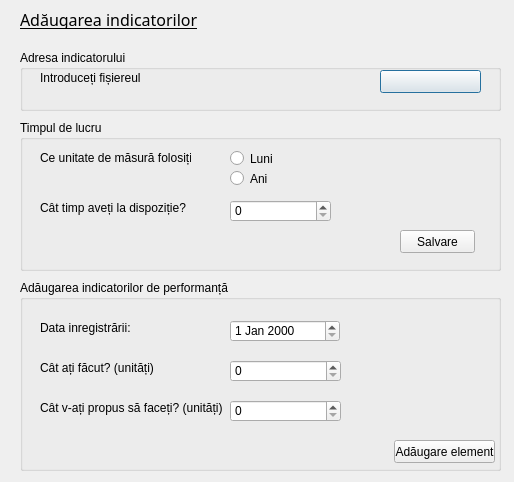
<?xml version="1.0" encoding="UTF-8"?>
<ui version="4.0">
 <class>Third_window</class>
 <widget class="QDialog" name="Third_window">
  <property name="geometry">
   <rect>
    <x>0</x>
    <y>0</y>
    <width>514</width>
    <height>482</height>
   </rect>
  </property>
  <property name="windowTitle">
   <string>Dialog</string>
  </property>
  <widget class="QLabel" name="main_title_lable">
   <property name="geometry">
    <rect>
     <x>20</x>
     <y>10</y>
     <width>193</width>
     <height>19</height>
    </rect>
   </property>
   <property name="font">
    <font>
     <family>Century Gothic</family>
     <pointsize>12</pointsize>
     <weight>50</weight>
     <bold>false</bold>
     <underline>true</underline>
    </font>
   </property>
   <property name="text">
    <string>Adăugarea indicatorilor</string>
   </property>
  </widget>
  <widget class="QGroupBox" name="name_box">
   <property name="geometry">
    <rect>
     <x>20</x>
     <y>50</y>
     <width>481</width>
     <height>61</height>
    </rect>
   </property>
   <property name="title">
    <string>Adresa indicatorului</string>
   </property>
   <widget class="QLabel" name="address_label">
    <property name="geometry">
     <rect>
      <x>20</x>
      <y>20</y>
      <width>341</width>
      <height>16</height>
     </rect>
    </property>
    <property name="text">
     <string>Introduceți fișiereul</string>
    </property>
   </widget>
   <widget class="QPushButton" name="address_button">
    <property name="geometry">
     <rect>
      <x>360</x>
      <y>20</y>
      <width>101</width>
      <height>23</height>
     </rect>
    </property>
    <property name="text">
     <string/>
    </property>
   </widget>
  </widget>
  <widget class="QGroupBox" name="add_box">
   <property name="geometry">
    <rect>
     <x>20</x>
     <y>280</y>
     <width>481</width>
     <height>191</height>
    </rect>
   </property>
   <property name="title">
    <string>Adăugarea indicatorilor de performanță</string>
   </property>
   <widget class="QLabel" name="time_set_lable">
    <property name="geometry">
     <rect>
      <x>20</x>
      <y>40</y>
      <width>91</width>
      <height>16</height>
     </rect>
    </property>
    <property name="text">
     <string>Data inregistrării:</string>
    </property>
   </widget>
   <widget class="QDateEdit" name="time_set_data">
    <property name="geometry">
     <rect>
      <x>210</x>
      <y>40</y>
      <width>110</width>
      <height>22</height>
     </rect>
    </property>
   </widget>
   <widget class="QLabel" name="progress_label">
    <property name="geometry">
     <rect>
      <x>20</x>
      <y>80</y>
      <width>191</width>
      <height>16</height>
     </rect>
    </property>
    <property name="text">
     <string>Cât ați făcut? (unități)</string>
    </property>
   </widget>
   <widget class="QPushButton" name="end_button_2">
    <property name="geometry">
     <rect>
      <x>374</x>
      <y>160</y>
      <width>101</width>
      <height>23</height>
     </rect>
    </property>
    <property name="text">
     <string>Adăugare element</string>
    </property>
   </widget>
   <widget class="QLabel" name="proposed_label">
    <property name="geometry">
     <rect>
      <x>20</x>
      <y>120</y>
      <width>191</width>
      <height>16</height>
     </rect>
    </property>
    <property name="text">
     <string>Cât v-ați propus să faceți? (unități)</string>
    </property>
   </widget>
   <widget class="QSpinBox" name="progress_spin">
    <property name="geometry">
     <rect>
      <x>210</x>
      <y>80</y>
      <width>111</width>
      <height>22</height>
     </rect>
    </property>
   </widget>
   <widget class="QSpinBox" name="proposed_spin">
    <property name="geometry">
     <rect>
      <x>210</x>
      <y>120</y>
      <width>111</width>
      <height>22</height>
     </rect>
    </property>
   </widget>
   <zorder>end_button_2</zorder>
   <zorder>time_set_lable</zorder>
   <zorder>time_set_data</zorder>
   <zorder>progress_label</zorder>
   <zorder>proposed_label</zorder>
   <zorder>progress_spin</zorder>
   <zorder>proposed_spin</zorder>
  </widget>
  <widget class="QGroupBox" name="time_box">
   <property name="geometry">
    <rect>
     <x>20</x>
     <y>120</y>
     <width>481</width>
     <height>151</height>
    </rect>
   </property>
   <property name="title">
    <string>Timpul de lucru</string>
   </property>
   <widget class="QRadioButton" name="time_unit_month">
    <property name="geometry">
     <rect>
      <x>210</x>
      <y>30</y>
      <width>82</width>
      <height>17</height>
     </rect>
    </property>
    <property name="text">
     <string>Luni</string>
    </property>
   </widget>
   <widget class="QPushButton" name="save_button">
    <property name="geometry">
     <rect>
      <x>380</x>
      <y>110</y>
      <width>75</width>
      <height>23</height>
     </rect>
    </property>
    <property name="text">
     <string>Salvare</string>
    </property>
   </widget>
   <widget class="QSpinBox" name="time_unit_spin">
    <property name="geometry">
     <rect>
      <x>210</x>
      <y>80</y>
      <width>101</width>
      <height>22</height>
     </rect>
    </property>
    <property name="minimumSize">
     <size>
      <width>101</width>
      <height>22</height>
     </size>
    </property>
    <property name="maximumSize">
     <size>
      <width>101</width>
      <height>16777215</height>
     </size>
    </property>
   </widget>
   <widget class="QLabel" name="time_unit_2">
    <property name="geometry">
     <rect>
      <x>20</x>
      <y>80</y>
      <width>181</width>
      <height>16</height>
     </rect>
    </property>
    <property name="text">
     <string>Cât timp aveți la dispoziție?</string>
    </property>
   </widget>
   <widget class="QLabel" name="time_unit_lable_1">
    <property name="geometry">
     <rect>
      <x>20</x>
      <y>30</y>
      <width>151</width>
      <height>16</height>
     </rect>
    </property>
    <property name="text">
     <string>Ce unitate de măsură folosiți?</string>
    </property>
   </widget>
   <widget class="QRadioButton" name="time_unit_year">
    <property name="geometry">
     <rect>
      <x>210</x>
      <y>50</y>
      <width>82</width>
      <height>17</height>
     </rect>
    </property>
    <property name="text">
     <string>Ani</string>
    </property>
   </widget>
  </widget>
 </widget>
 <resources/>
 <connections/>
</ui>
